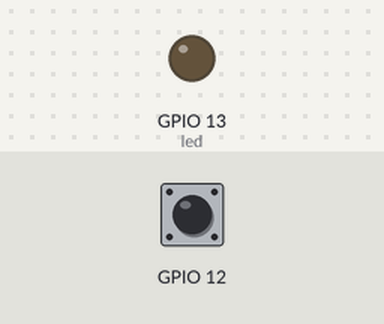
This sketch was run on a simulated ESP32. On the bench: output pins drawn as LEDs (lit = HIGH). The inputs (shaded band) are chosen by the test bench; at power-on: GPIO 12 HIGH. What the sketch prints to the serial monitor is not drawn.

Above: at 2.2 s.
2.3 s: GPIO 12 pulled LOW for 0.15 s
At 2.37 s:
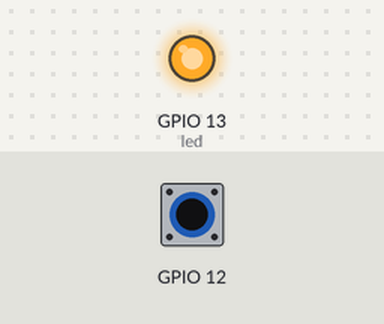
3.9 s: GPIO 12 pulled LOW for 3.2 s
At 7.5 s:
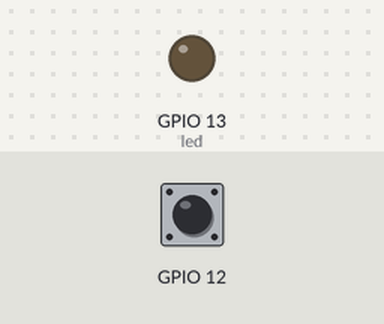
Timing chart, 0 to 9.0 s (numbered marks = the images above; inputs shaded):
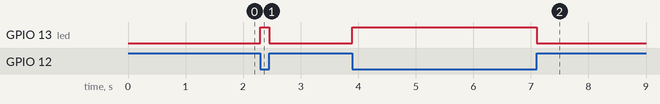

Measured:
- after the input at 2.3 s, GPIO 13 (led): LOW → HIGH at once, → LOW 0.15 s later
- after the input at 3.9 s, GPIO 13 (led): LOW → HIGH at once, → LOW 3.2 s later

The sketch:

blinking_led.ino
```cpp
#define led 13
void setup() {
  Serial.begin(115200);
  delay(1000);
  Serial.println("ESP32 Touch Test");
  pinMode(led, OUTPUT);
}
void loop() {
  if (touchRead(12)>40){
    digitalWrite(led,LOW);
  }
  else{
    digitalWrite(led,HIGH);
  }
}
```
